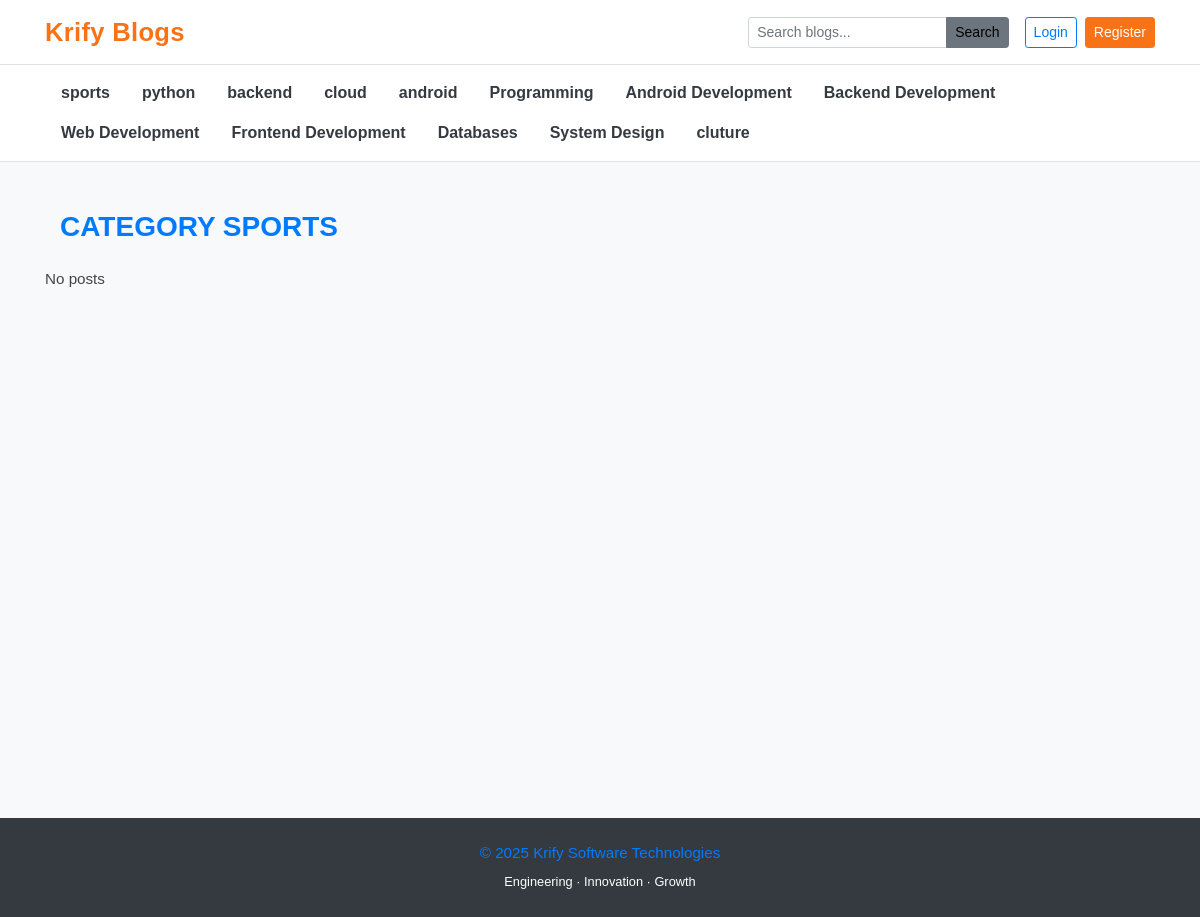
Page /category/1/ on the committed database.
### blog/models.py (models this page shows)
class Category(models.Model):
    category_name=models.CharField(max_length=50,unique=True)
    create_at=models.DateTimeField(auto_now_add=True)
    update_at=models.DateTimeField(auto_now=True)
    class Meta:
        verbose_name_plural="categories"
    def __str__(self):
        return self.category_name

### blog/views.py (the view)
# urls.py: path('<int:category_id>/',postby_category,name="post_by_category"),
def postby_category(request,category_id):
    posts=Blog.objects.filter(status=1,category=category_id)
    try:
        category=Category.objects.get(pk=category_id)
    except Category.DoesNotExist:
        return redirect("home")
    context={
        'posts':posts,
        'ca':category
    }
    return render(request,"postbycategory.html",context)

### blog/context_processors.py (called while the page is built)
def categories_processor(request):
    categories = Category.objects.all()
    return dict(categories=categories)

def social_links(request):
    social_links=Sociallinks.objects.all()
    return dict(social_links=social_links)

### templates/postbycategory.html (shortened to what this page needs)
{% extends "base.html" %} {% block content %}
<main class="container mt-5">
  <h3 class="text-uppercase text-primary mb-4">Category {{ca}}</h3>
  <div class="row">
    {% if posts %} {% for item in posts %}
    <div class="col-md-6 mb-4">
      <div class="card shadow-sm border-0 h-100">
        {% if item.cover_image %}
        <img
          src="{{ item.is_featured.url }}"
          class="card-img-top"
          alt="{{ item.title }}"
        />
        {% endif %}
        <div class="card-body d-flex flex-column">
          <h5 class="font-weight-bold">
            <a href="{% url 'single_blog' item.slug %}"> {{ item.title }} </a>
          </h5>
          <small class="text-muted mb-2">
            {{ item.created_at|date:"M d, Y" }} · {{ item.author }}
          </small>
          <p class="mt-2 text-muted">
            {{ item.short_description|truncatewords:20 }}
          </p>
          <a
            href="{% url 'single_blog' item.slug %}"
            class="mt-auto text-primary font-weight-bold"
          >
            Read More →
          </a>
        </div>
      </div>
    </div>
    {% endfor %} {% else %}
    <p>No posts</p>
    <p>{% endif %}</p>
  </div>
</main>
{% endblock content %}

### templates/base.html (shortened to what this page needs)
{% load static %}
<!DOCTYPE html>
<html lang="en">
  <head>
    <link
      rel="stylesheet"
      href="https://cdnjs.cloudflare.com/ajax/libs/font-awesome/6.5.1/css/all.min.css"
    />
    <link
      href="https://getbootstrap.com/docs/4.0/dist/css/bootstrap.min.css"
      rel="stylesheet"
    />
    <link href="{% static 'css/blog.css' %}" rel="stylesheet" />
  </head>
  <body class="bg-light">
    <header class="sticky-top">
      <nav class="navbar navbar-light bg-white border-bottom">
        <div
          class="container d-flex justify-content-between align-items-center"
        >
          <a href="/" class="navbar-brand font-weight-bold text-primary">
            Krify Blogs
          </a>
          <div class="d-flex align-items-center">
            <form
              action="{% url 'search' %}"
              method="GET"
              class="d-none d-md-flex mr-3"
            >
              <div class="input-group input-group-sm">
                <input
                  type="search"
                  name="text"
                  value="{{query}}"
                  class="form-control"
                  placeholder="Search blogs..."
                />
                <div class="input-group-append">
                  <button class="btn btn-warning">Search</button>
                </div>
              </div>
            </form>
            {% if user.is_authenticated %}
            <span><a href="{% url 'dashboard' %}">Dashboard</a></span>
            &emsp;
            <a href="{% url 'logout' %}" class="btn btn-primary btn-sm"
              >Logout</a
            >
            {% else %}
            <a
              href="{%url 'login' %}"
              class="btn btn-outline-primary btn-sm mr-2"
              >Login</a
            >
            <a href="{% url 'register' %}" class="btn btn-primary btn-sm"
              >Register</a
            >
            {% endif %}
          </div>
        </div>
      </nav>
      <div class="bg-white border-bottom">
        <div class="container">
          <ul
            class="nav flex-wrap py-2 justify-content-center justify-content-md-start"
          >
            {% for cat in categories %}
            <li class="nav-item">
              <a
                class="nav-link px-3 text-dark font-weight-bold"
                href="{% url 'post_by_category' cat.id %}"
              >
                {{ cat }}
              </a>
            </li>
            {% endfor %}
          </ul>
        </div>
      </div>
    </header>
    <main class="container my-4">
      {% block content %} {% endblock content %}
    </main>
    <footer class="bg-dark text-white mt-5">
      <div class="container py-4 text-center">
        <p class="mb-1 text-primary">© 2025 Krify Software Technologies</p>
        <small class="text"> Engineering · Innovation · Growth </small>
      </div>
    </footer>
  </body>
</html>

### blogmain/mainstatic/css/blog.css (style rules this page uses)
:root { --primary: #f97316; --dark: #1c1917; --muted: #f1edea; --bg: #f4f5f5; }
body { font-family: "Poppins", sans-serif; background: var(--bg); color: var(--dark); }
.navbar-brand { color: var(--dark) !important; }
.nav-link { color: var(--muted); }
.navbar-brand { font-size: 1.6rem; font-weight: 700; color: var(--primary) !important; letter-spacing: 0.3px; }
.nav-link { color: var(--dark); font-weight: 500; transition: color 0.2s ease; }
input.form-control { border-radius: 6px; font-size: 0.9rem; }
.btn-primary { background-color: var(--primary); border-color: var(--primary); }
.btn-warning { background-color: var(--secondary); border-color: var(--secondary); color: #000; }
.bg-white.border-bottom { background-color: #ffffff; }
main { min-height: 70vh; }
h1, h2, h3, h4, h5 { font-weight: 700; color: #1a1a1a; }
p { color: #444; font-size: 0.95rem; }

### rows in the picture
Category: category_name "sports", category_name "SPORTS"
Category: category_name "python"
Category: category_name "backend"
Category: category_name "cloud"
Category: category_name "android"
Category: category_name "Programming"
Category: category_name "Android Development"
Category: category_name "Backend Development"
Category: category_name "Web Development"
Category: category_name "Frontend Development"
Category: category_name "Databases"
Category: category_name "System Design"
Category: category_name "cluture"
